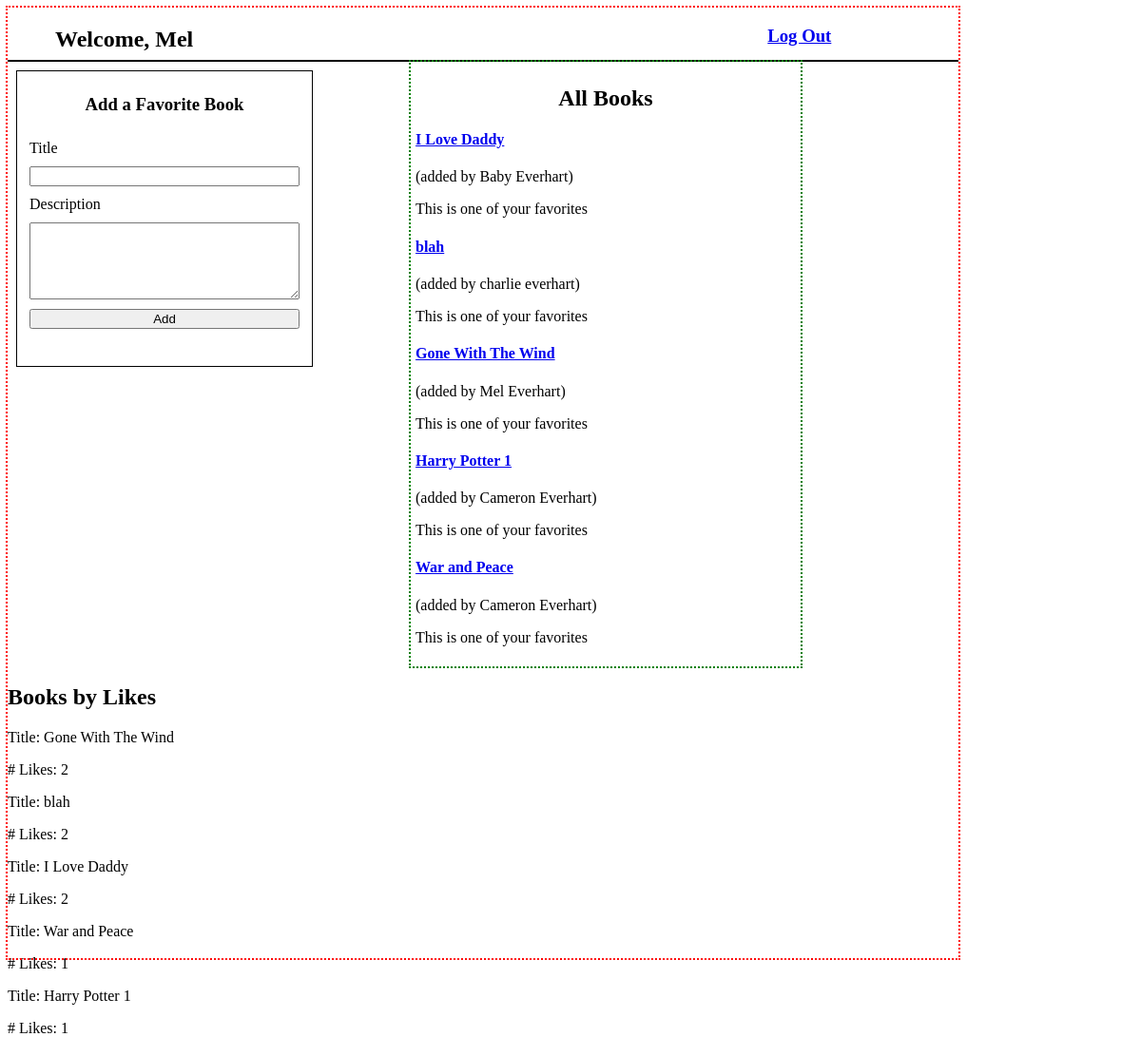
Page /books (signed in) on the committed database.
### userbookapp/models.py (models this page shows, shortened)
class User(models.Model):
    fname = models.CharField(max_length=25)
    lname = models.CharField(max_length=30)
    email = models.EmailField()
    password = models.CharField(max_length=50)
    created_at = models.DateTimeField(auto_now_add=True)
    updated_at = models.DateTimeField(auto_now=True)
    objects = UserManager()

class Book(models.Model):
    title = models.CharField(max_length=100)
    desc = models.TextField()
    created_at = models.DateTimeField(auto_now_add=True)
    updated_at = models.DateTimeField(auto_now=True)
    uploaded_by = models.ForeignKey(User, related_name="books_uploaded", on_delete=models.CASCADE)
    users_who_fav = models.ManyToManyField(User, related_name="fav_books")
    objects = BookManager()

### userbookapp/views.py (the view)
# urls.py: path('books', views.books),
def books(request):
    if not request.session['user_id']:
        return redirect('/')
    listlikes = Book.objects.filter().annotate(num_likes=Count('users_who_fav')).order_by('-num_likes')
    context = {
        'all_books': Book.objects.all().order_by('-created_at'),
        'this_user': User.objects.get(id=request.session['user_id']),
        'likes_per_book': listlikes,
    }
    return render(request, "bookWall.html", context)

### userbookapp/templates/bookWall.html (shortened to what this page needs)
<!DOCTYPE html>
<html lang="en">
<head>
    {% load static %}
    <link rel="stylesheet" href={% static 'css/bookStylez.css' %}>
</head>
<body>
    <div id="container">
        <div class="header">
            <h2>Welcome, {{request.session.name}}</h2>
            <h3><a href="/logout">Log Out</a></h3>
        </div>
        <div class="addbook">
            <h3>Add a Favorite Book</h3>
            <form action="/addBook" method="post">
                <label for="title">Title</label>
                <input type="text" name="title">
                <label for="desc">Description</label>
                <textarea name="desc" cols="20" rows="5"></textarea>
                <input type="submit" value="Add">
            </form>
        </div>
        <div class="booklist">
            <h2>All Books</h2>
            {% for book in all_books %}
                <h4><a href="/books/{{book.id}}">{{book.title}}</a></h4>
                <p>(added by {{book.uploaded_by.fname}} {{book.uploaded_by.lname}})</p>
                {% if this_user in book.users_who_fav.all %}
                    <p>This is one of your favorites</p>
                {% else %}
                    <p><a href="/addFavorite/{{book.id}}">Add to Favorites</a></p>
                {% endif %}
            {% endfor %}
        </div>
        <div class="booksbylike">
            <h2>Books by Likes</h2>
            {% for l in likes_per_book %}
            <p>Title: {{l.title}}</p>
            <p># Likes: {{l.users_who_fav.count}}</p>
            {% endfor %}
        </div>
    </div>
</body>
</html>

### userbookapp/static/css/bookStylez.css (style rules this page uses)
#container { height: 1000px; width: 1000px; outline: dotted red 2px; }
.header { border-bottom: solid black 2px; height: 50px; width: 100%; padding-bottom: 5px; }
.header h2 { display: inline-block; text-align: left; vertical-align: middle; margin-left: 5%; }
.header h3 { display: inline-block; text-align: right; vertical-align: top; margin-left: 60%; }
.addbook { width: 30%; height: 300px; padding: 5px; margin-top: 1%; margin-left: 10px; display: inline-block; outline: solid black 1px; vertical-align: top; }
.addbook h3 { text-align: center; }
.addbook form { position: relative; padding: .5em; margin: 0 auto; box-sizing: border-box; display: grid; grid-gap: 10px; overflow: hidden; }
.addbook input { display: inline-block; }
.booklist { text-align: left; width: 40%; display: inline-block; padding: 5px; margin-left: 10%; outline: dotted green 2px; }
.booklist h2 { text-align: center; }

### rows in the picture
User: session.name "Mel"
Book: title "I Love Daddy", uploaded_by.fname "Baby", uploaded_by.lname "Everhart", shows "This is one of your favorites", users_who_fav.count "2"
Book: title "blah", uploaded_by.fname "charlie", uploaded_by.lname "everhart", shows "This is one of your favorites", users_who_fav.count "2"
Book: title "Gone With The Wind", uploaded_by.fname "Mel", uploaded_by.lname "Everhart", shows "This is one of your favorites", users_who_fav.count "2"
Book: title "Harry Potter 1", uploaded_by.fname "Cameron", uploaded_by.lname "Everhart", shows "This is one of your favorites", users_who_fav.count "1"
Book: title "War and Peace", uploaded_by.fname "Cameron", uploaded_by.lname "Everhart", shows "This is one of your favorites", users_who_fav.count "1"
